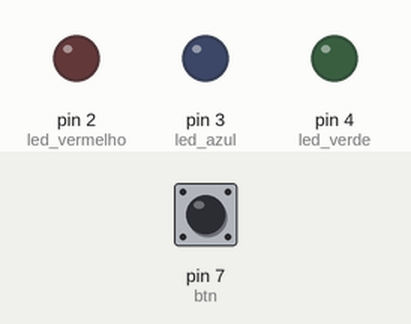
Simulated run of this sketch. Board: Arduino Uno, built with avr-gcc and run on an emulated ATmega328P. Parts: output pins drawn as LEDs (lit = HIGH). Inputs (shaded band) come from the test bench; at power-on: pin 7 (btn) LOW.

Above: at 1.2 s.
1.3 s: pin 7 (btn) pulled HIGH for 0.15 s
At 1.7 s:
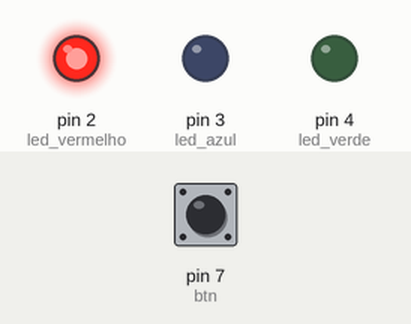
2.9 s: pin 7 (btn) pulled HIGH for 1 s
At 4.2 s:
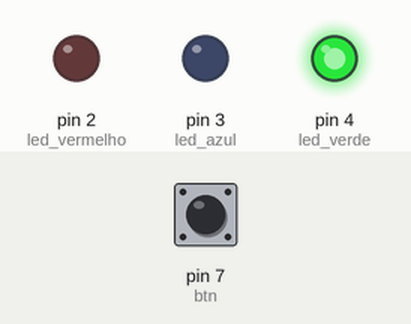
5.4 s: pin 7 (btn) pulled HIGH for 0.15 s
At 6.1 s:
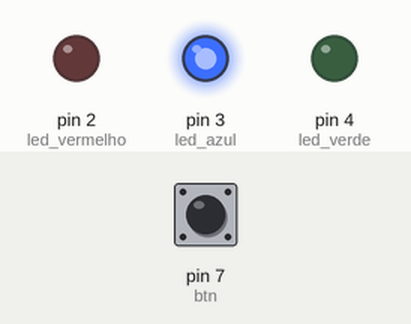
7.0 s: pin 7 (btn) pulled HIGH for 3.2 s
At 11.4 s:
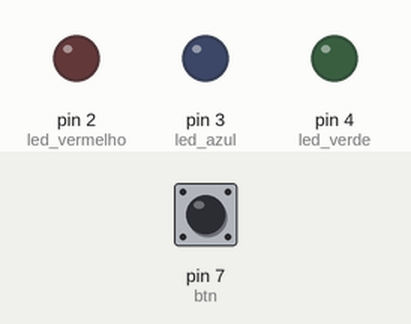
Timing chart, 0 to 12.7 s (numbered marks = the images above; inputs shaded):
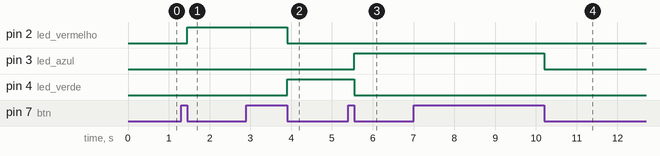

The sketch:

aula08.ino
```cpp
# define btn 7
# define led_verde 4
# define led_azul 3
# define led_vermelho 2
# define maximo 4

int botao_clicado = 0;
int botao_liberado = 0;
int ciclo = 0;

void vermelho() {
  digitalWrite(led_vermelho, HIGH);
  digitalWrite(led_azul, LOW);
  digitalWrite(led_verde, LOW);
}

void verde() {
  digitalWrite(led_vermelho, LOW);
  digitalWrite(led_azul, LOW);
  digitalWrite(led_verde, HIGH);
}

void azul() {
  digitalWrite(led_vermelho, LOW);
  digitalWrite(led_azul, HIGH);
  digitalWrite(led_verde, LOW);
}

void desliga(){
  digitalWrite(led_vermelho, LOW);
  digitalWrite(led_azul, LOW);
  digitalWrite(led_verde, LOW);
}


void trocaLed() {
  switch (ciclo) {
    case 0:
      vermelho();
      break;
    case 1:
      verde();
      break;
    case 2:
     azul();
      break;
    case 3:
      desliga();
      break;
  }
  ciclo++;
  if (ciclo > maximo - 1)
    ciclo = 0;
}

void verifica_btn() {
  if (botao_clicado == 1 and botao_liberado == 1) {
    botao_clicado = 0;
    botao_liberado = 0;
    trocaLed();
  }
}


void setup()
{
  pinMode(led_vermelho, OUTPUT);
  pinMode(led_verde, OUTPUT);
  pinMode(led_azul, OUTPUT);
  pinMode(btn, INPUT);
}

void loop()
{
  if (digitalRead(btn) == HIGH) {
    botao_clicado = 1;
    botao_liberado = 0;
  } else
    botao_liberado = 1;
  verifica_btn();

}
```

Measured:
- after the input at 1.3 s, pin 2 (led_vermelho): LOW → HIGH after 0.15 s
- after the input at 2.9 s, pin 2 (led_vermelho): HIGH → LOW after 1.0 s; pin 4 (led_verde): LOW → HIGH after 1.0 s
- after the input at 5.4 s, pin 3 (led_azul): LOW → HIGH after 0.15 s; pin 4 (led_verde): HIGH → LOW after 0.15 s
- after the input at 7.0 s, pin 3 (led_azul): HIGH → LOW after 3.2 s
